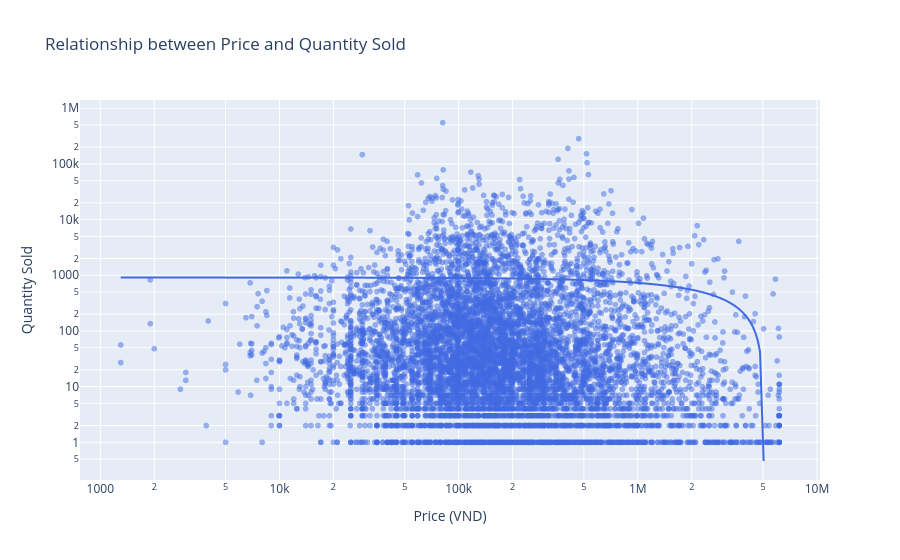

Notebook code for this chart:
### Markdown cell above
### **4.2: Correlation between Price and Sales (Tiki)**

**Câu hỏi:** Mức giá có ảnh hưởng trực tiếp đến số lượng sản phẩm bán ra như thế nào?

**Phương pháp:** Sử dụng Scatter Plot kết hợp đường OLS để phân tích mối quan hệ giữa `price` và `quantity_sold`. Dữ liệu được lọc chỉ bao gồm Tiki vì eBay trong tập dữ liệu này không cung cấp số lượng bán cụ thể.

### Code cell
if 'price' in df.columns and 'quantity_sold' in df.columns:
    df_tiki_sales = df[df['quantity_sold'].notna() & (df['quantity_sold'] > 0)]

    fig2 = px.scatter(df_tiki_sales, x='price', y='quantity_sold',
                     title='Relationship between Price and Quantity Sold',
                     labels={'price': 'Price (VND)', 'quantity_sold': 'Quantity Sold'},
                     log_x=True, log_y=True, opacity=0.5, trendline='ols')
    fig2.update_traces(marker=dict(color='royalblue'))
    fig2.show()

### Figure 1 — Plotly figure (JSON) as saved in the notebook; plotly's stock layout.template omitted (floating-point values rounded to 4 significant figures; data arrays with more than 128 entries replaced by an {"elided": "..."} marker saying what was removed)
{"data": [{"hovertemplate": "Price (VND)=%{x}<br>Quantity Sold=%{y}<extra></extra>", "legendgroup": "", "marker": {"color": "royalblue", "opacity": 0.5, "symbol": "circle"}, "mode": "markers", "name": "", "showlegend": false, "type": "scattergl", "x": {"elided": "8278 float values"}, "xaxis": "x", "y": {"elided": "8278 int values"}, "yaxis": "y"}, {"hovertemplate": "<b>OLS trendline</b><br>quantity_sold = -0.000180644 * price + 910.909<br>R<sup>2</sup>=0.000253<br><br>Price (VND)=%{x}<br>Quantity Sold=%{y} <b>(trend)</b><extra></extra>", "legendgroup": "", "marker": {"color": "royalblue", "symbol": "circle"}, "mode": "lines", "name": "", "showlegend": false, "type": "scattergl", "x": {"elided": "8278 float values"}, "xaxis": "x", "y": {"elided": "8278 float values"}, "yaxis": "y"}], "layout": {"legend": {"tracegroupgap": 0}, "title": {"text": "Relationship between Price and Quantity Sold"}, "xaxis": {"anchor": "y", "domain": [0, 1], "title": {"text": "Price (VND)"}, "type": "log"}, "yaxis": {"anchor": "x", "domain": [0, 1], "title": {"text": "Quantity Sold"}, "type": "log"}}}
